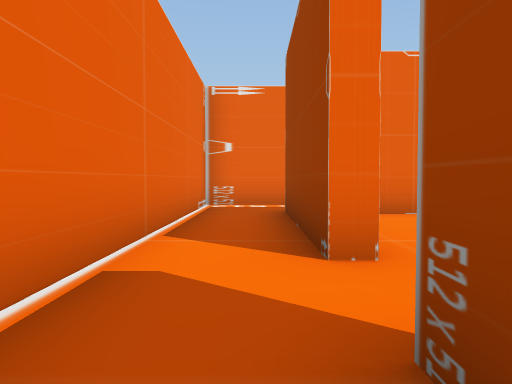
view 1 (above)

24 first-person views from a walk through a scene from a Unity 3-D project. The camera is 1.2 m above the floor, tilts 2° down and sees 70° across. The floor is counted in squares, 2 m on a side. Each view is taken from the middle of a square. On the plan, view 1 faces up. The plan holds only what a view shows up to about 10 squares ahead; the rest is blank.

view 2
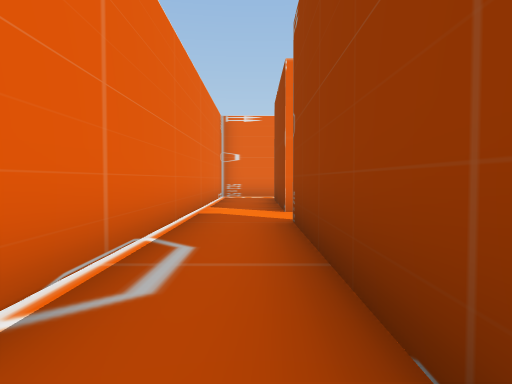

view 3
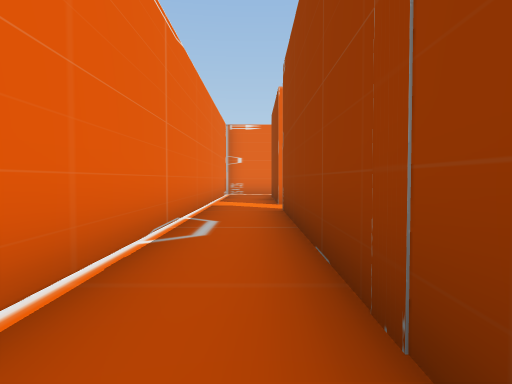

view 4
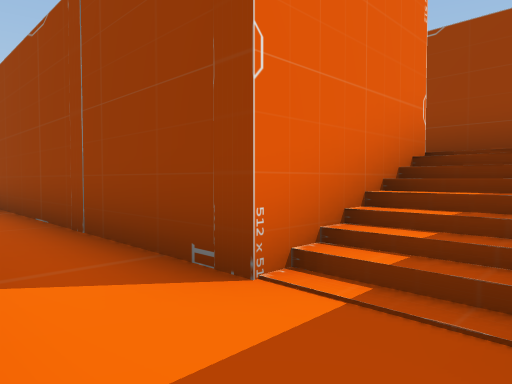

view 5
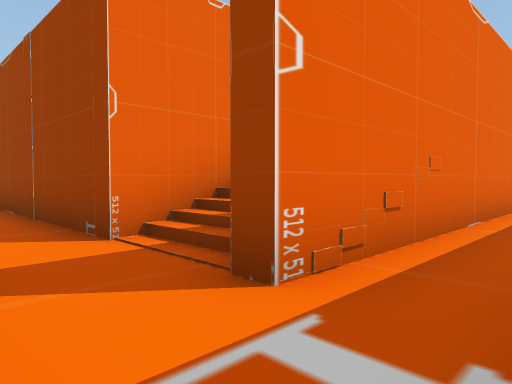

view 6
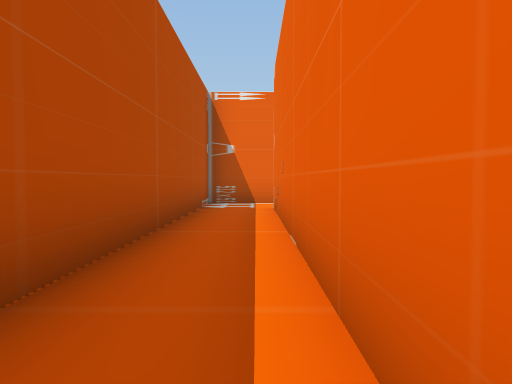

view 7
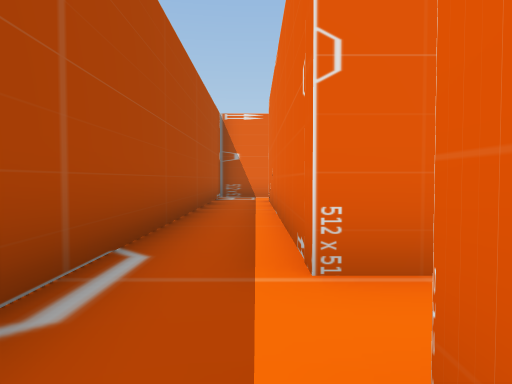

view 8
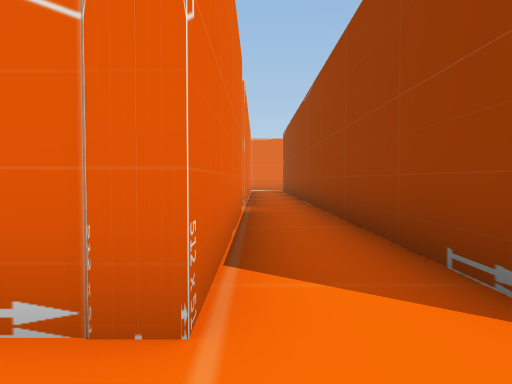

view 9
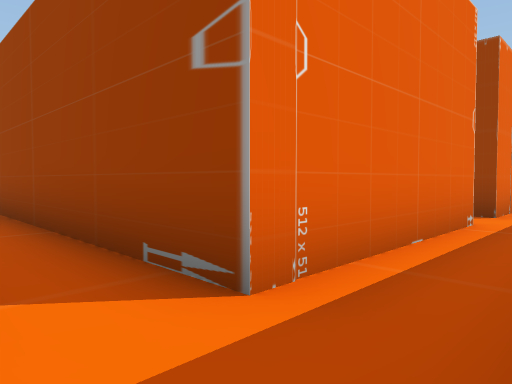

view 10
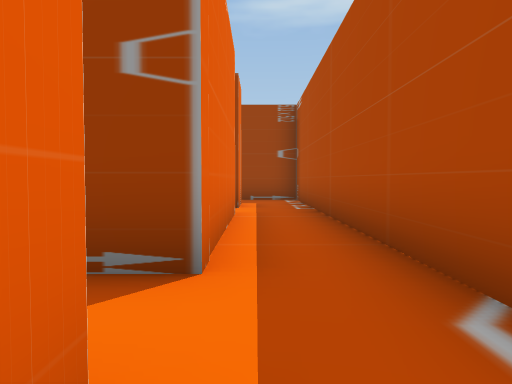

view 11
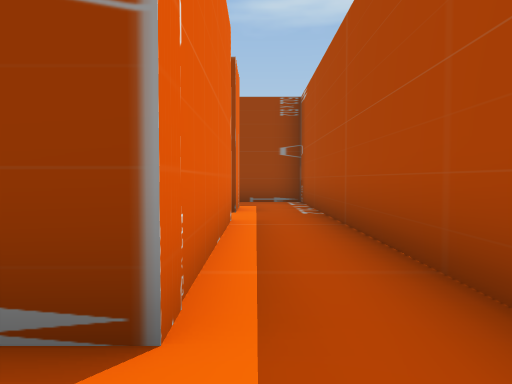

view 12
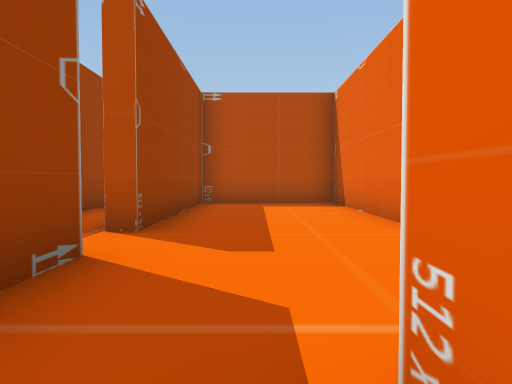

view 13
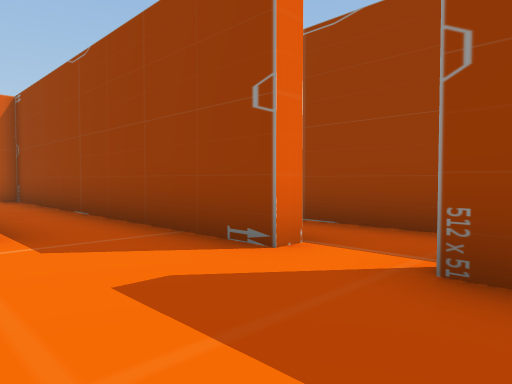

view 14
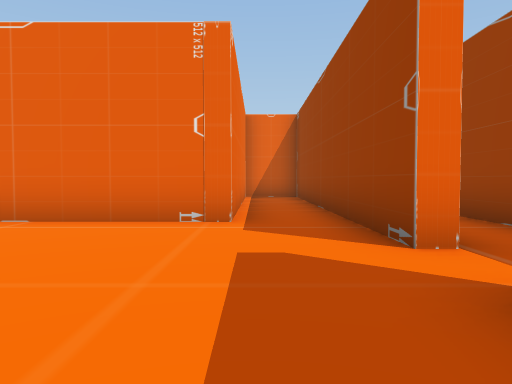

view 15
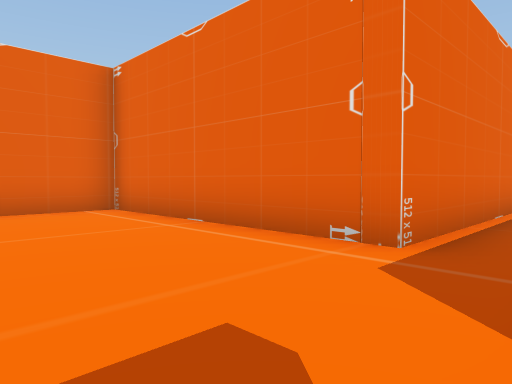

view 16
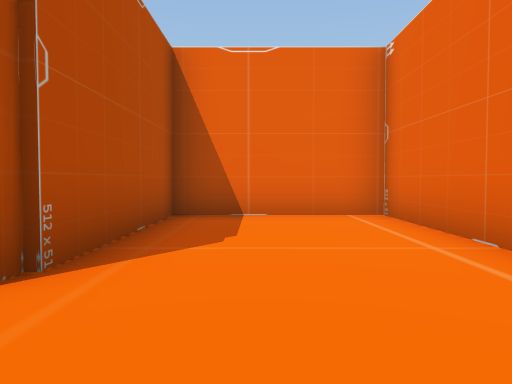

view 17
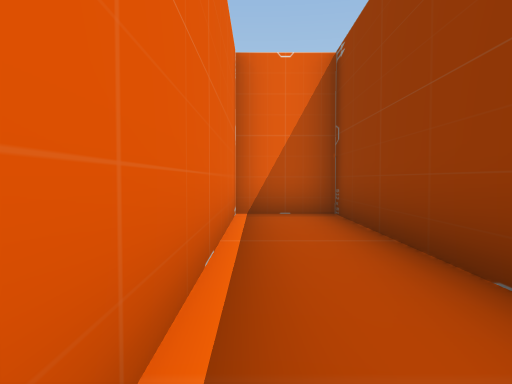

view 18
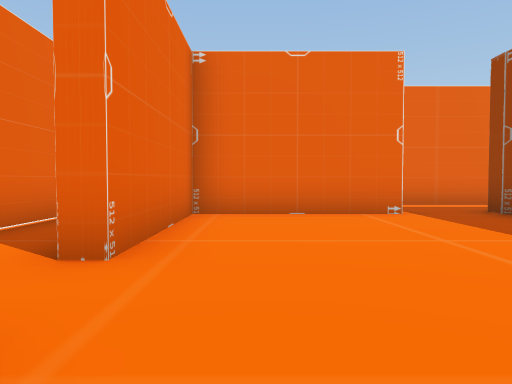

view 19
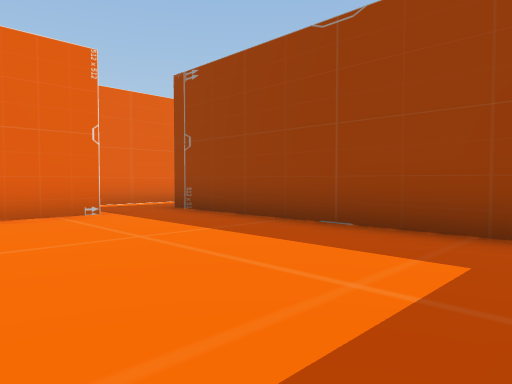

view 20
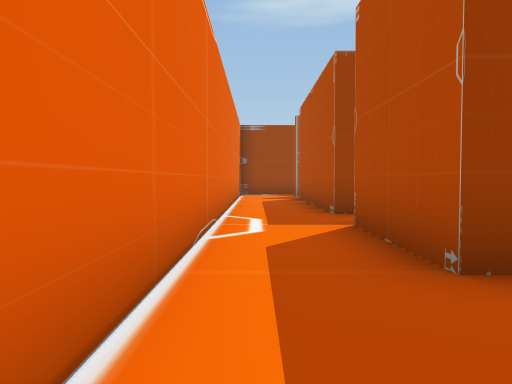

view 21
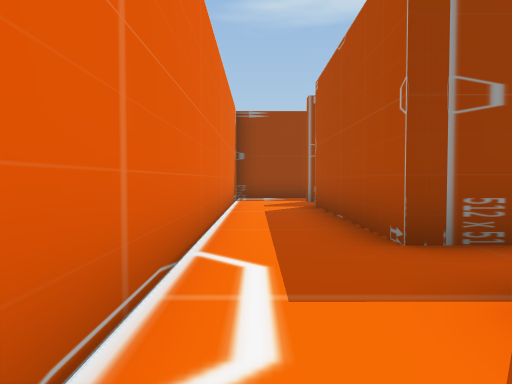

view 22
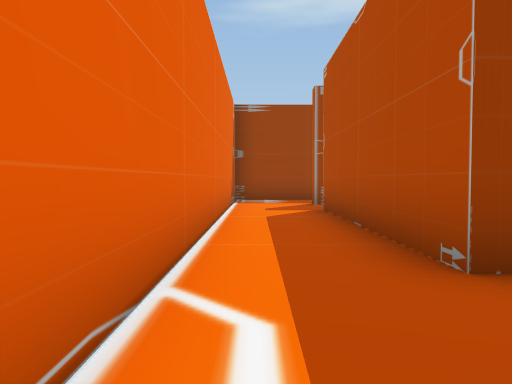

view 23
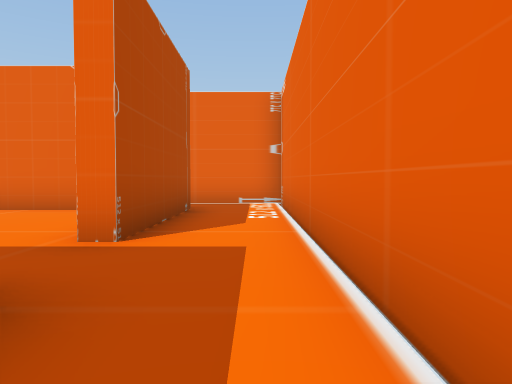

view 24
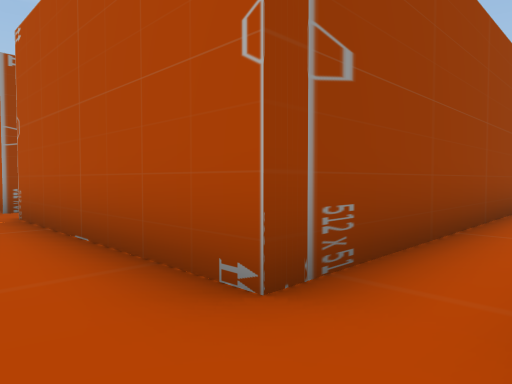

### Floor plan
Points are (right, up) in squares from view 1. A wall is a line through its corners. A room is listed if a view was taken in it or the views show most of it. See-through windows are left out.
Room 1 (views 1, 2, 3, 4, 20, 21, 22, 23)
walls: (0.9, 2.7) (0.5, 2.7) (0.5, 6.6) (4.5, 6.6); (3.2, -7.5) (0.5, -7.5) (0.5, 1.2); (6.3, 6.6) (8.8, 6.6); (4.7, -8) (4.7, -6.9); (0.5, -9.6) (0.5, -9.2); (8.6, 8.6) (-1.2, 8.6) (-1.2, -4.4)
ways out: opening at (-0.5, -9) to room 2; opening at (1, 2) to room 4; opening at (5, 7) to room 4; opening at (8, 8) to room 5
Room 2 (views 5, 6, 7, 8, 9, 10, 11)
walls: (8.4, -4.2) (8.7, -4.2) (8.7, -9.6) (0.5, -9.6); (14.5, -9.6) (10.3, -9.6) (10.3, -2.6); (-1.2, -9.5) (-1.2, -11.2) (15.5, -11.2)
ways out: opening at (-0.5, -9) to room 1; opening at (8, -4) to room 3; opening at (15, -9); opening at (16.5, -10.5)
Room 3 (views 12, 13, 14, 15, 16, 17)
walls: (8.4, -2.9) (8.4, 6.3) (6.7, 6.3) (6.7, -0.9) (0.9, -0.9) (0.9, -4.4) (4.9, -4.4); (5, -4.9) (5, -9.3) (8.4, -9.3) (8.4, -4.2)
ways out: opening at (8, -4) to room 2
Room 4 (views 18, 19)
walls: (4.5, 6.6) (4.5, 6.3) (0.9, 6.3) (0.9, 2.7); (6.3, 0.6) (6.3, 6.6)
ways out: opening at (1, 2) to room 1; opening at (5, 7) to room 1
Room 5 (view 24)
walls: (15.6, 8.6) (8.6, 8.6); (10.3, -2.6) (10.3, 6.6) (15.4, 6.6)
ways out: opening at (8, 8) to room 1; opening at (15, 8)

Positions as (right, up) in squares from view 1, and headings:
1: (0, 0), facing up
2: (0, -4), facing up
3: (0, -6), facing up
4: (-1, -9), facing up-right
5: (-1, -11), facing up-right
6: (8, -10), facing left
7: (11, -10), facing left
8: (9, -11), facing up
9: (9, -11), facing up-right
10: (8, -10), facing right
11: (9, -10), facing right
12: (7, 0), facing down
13: (6, -5), facing up-right
14: (7, -6), facing up
15: (8, -4), facing up-left
16: (7, -3), facing left
17: (7, 0), facing up
18: (2, 0), facing up
19: (2, 0), facing up-right
20: (4, 8), facing right
21: (7, 8), facing right
22: (8, 8), facing right
23: (8, 8), facing left
24: (9, 8), facing down-right
